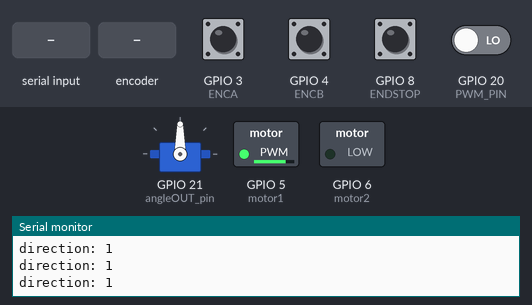
The sketch below on a simulated ESP32-S3. On the bench: servo, switched loads named in the sketch (green lamp = pin HIGH), the last lines printed to the serial monitor. Inputs (shaded band) come from the test bench; at power-on: GPIO 3 (ENCA), GPIO 4 (ENCB), GPIO 8 (ENDSTOP) HIGH, GPIO 20 (PWM_PIN) LOW.

Above: at 5.0 s.
5.1 s: GPIO 8 (ENDSTOP) pulled LOW for 0.15 s
At 7.1 s:
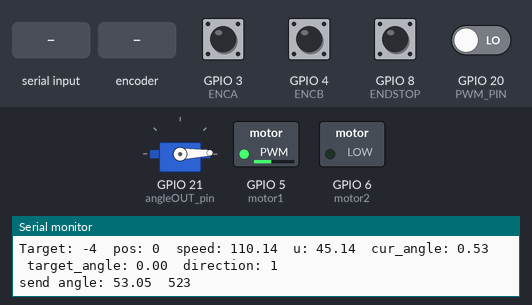
8.2 s: "90,45\n" received over Serial
At 10.2 s:
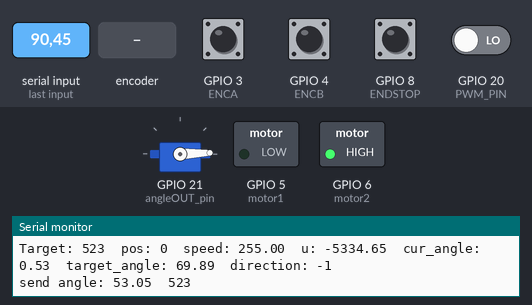
10.6 s: "30,150\n" received over Serial
At 11.6 s:
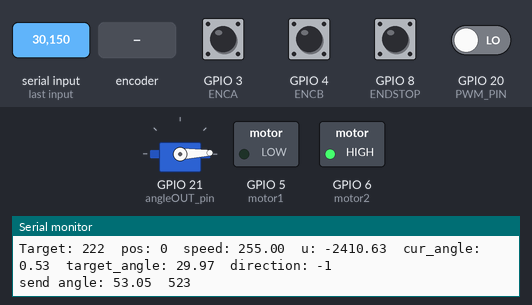
12.1 s: rotary encoder on GPIO 3 (ENCA) / GPIO 4 (ENCB) turned 3 steps (first pin leading)
At 13.2 s:
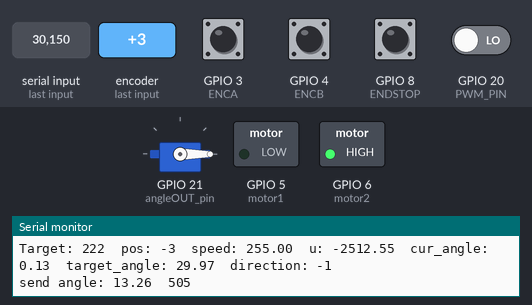
Timing chart, 0 to 15.1 s (numbered marks = the images above; inputs shaded):
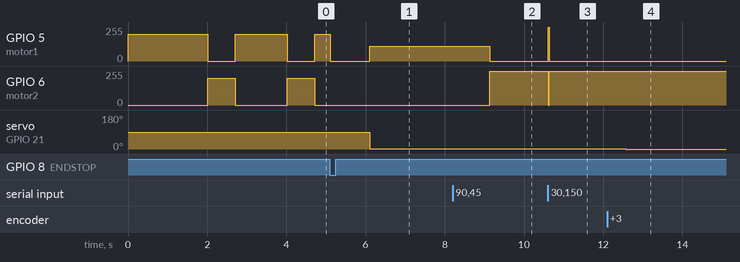

Measured:
- after the input at 5.1 s, GPIO 6 (motor2): stays 0/255 (without the input it goes to 200/255 after 0.92 s); servo on GPIO 21 (angleOUT_pin): 90° → 2° after 1.0 s
- after the input at 8.2 s, GPIO 6 (motor2): 0/255 → 255/255 after 0.93 s
- after the input at 10.6 s, GPIO 5 (motor1): 0/255 → 255/255 at once, → 0/255 0.02 s later; GPIO 6 (motor2): 255/255 → 0/255 at once, → 255/255 0.02 s later
- after the input at 12.1 s, servo on GPIO 21 (angleOUT_pin): 2° → 1° after 0.27 s, → 0° 0.20 s later

The sketch:

servo_motor.ino
```cpp
#include <ESP32Servo.h>


#define ENCA 3      // Define the pin YELLOW encoder wire
#define ENCB 4      //Define the pin WHITE encoder
#define motor1 5    // Define the pin for the first motor output signal
#define motor2 6    // Define the pin for the second motor output signal
#define PWM_PIN 20  // Define the pin for the PWM signal
#define ENDSTOP 8   // Define the pin for the endstop signal


void IRAM_ATTR readEncoder();
void IRAM_ATTR readEndstop();

HardwareSerial main_controller(0);  //Create a new HardwareSerial class.

portMUX_TYPE mux = portMUX_INITIALIZER_UNLOCKED;

//pid related vars
float kp = 10;
float kd = 0.4;
float ki = 0.2;

long prevT = 0;
float eprev = 0;
float eintegral = 0;

volatile bool encoder_trigger = LOW;
volatile bool endstop_pressed = false;
volatile int posi = 0;
int pos = 0;
unsigned long previousMillis = 0;  // Stores the last time the loop ran
unsigned long prevMillis = 0;
int endstop_pos = 0;

float degtopos = 7.540271;

float target = 0;
int angle_pos = 0;
float curr_angle = 0;

int angleOUT_pin = 21;
Servo angle_out;

int pos_offset = 4;
int subzero_offset;
bool calibarted = false;
bool stay = false;
float prev_target = 0;
void setup() {
  Serial.begin(115200);
  //assing all the pins as in or outputs
  pinMode(ENCA, INPUT);
  pinMode(ENCB, INPUT);
  pinMode(ENDSTOP, INPUT_PULLUP);
  pinMode(PWM_PIN, INPUT);
  pinMode(motor1, OUTPUT);
  pinMode(motor2, OUTPUT);

  digitalWrite(motor1, LOW);
  digitalWrite(motor2, LOW);

  ESP32PWM::allocateTimer(0);  // set timers for the pwm signals
  ESP32PWM::allocateTimer(1);
  ESP32PWM::allocateTimer(2);
  ESP32PWM::allocateTimer(3);
  angle_out.setPeriodHertz(50);  // standard 50 hz esc signal
  angle_out.attach(angleOUT_pin, 500, 2500);
  //attach the interupts;
  attachInterrupt(digitalPinToInterrupt(ENCA), readEncoder, RISING);
  attachInterrupt(digitalPinToInterrupt(ENDSTOP), readEndstop, FALLING);

  find_endpoint();
}

void loop() {
  if (Serial.available()) {
    target = Serial.parseFloat();
    Serial.println(target);
    if(target != 0){
      stay = true;
    }else{
      stay = false;
    }
    clearSerialBuffer();
  }

  unsigned long currentMillis = millis();
  if (currentMillis - previousMillis >= 20) {  // 50hz loop rate
    previousMillis = currentMillis;
    if(!stay){
      target = read_target_from_pwm();
    }

    if(target < -0.5){
      find_endpoint();
    }
    // get target position
    PID_motor(target);

    send_angle_pwm(curr_angle);
  }


//test code --->
  /*
  target = 0;
  while (abs(target - curr_angle) >= 0.5) {
    unsigned long currentMillis = millis();
    if (currentMillis - previousMillis >= 25) {
      previousMillis = currentMillis;
      //  target = read_target_from_pwm();
      // get target position
      PID_motor(target);

      send_angle_pwm(curr_angle);
    }
  }
  for (float i = 0; i <= 45; i += 0.2) {
    target = i;
    prevMillis = millis();
    while (millis() - prevMillis <= 200) {

      unsigned long currentMillis = millis();
      if (currentMillis - previousMillis >= 25) {
        previousMillis = currentMillis;
        //  target = read_target_from_pwm();
        // get target position
        PID_motor(target);

        send_angle_pwm(curr_angle);
      }
    }
  }
*/
}
//nothing


void setMotor(int dir, float pwmVal, int out1, int out2) {
  if (dir == 1) {
    analogWrite(out1, pwmVal);
    analogWrite(out2, 0);
  } else if (dir == -1) {
    analogWrite(out1, 0);
    analogWrite(out2, pwmVal);
  } else {
    digitalWrite(out1, LOW);
    digitalWrite(out2, LOW);
  }
}

float read_target_from_pwm() {
  // Read the pulse width in microseconds
  unsigned long pulseWidth = pulseIn(20, HIGH);
  // pulseWidth = constrain(pulseWidth, 1000, 2000);
  // Map the pulse width to the target angle
  float target = map(pulseWidth, 500, 2500, -100, 4500);
  target /= 100;

  Serial.print("target recieved:");
  Serial.print(target);
  Serial.print("\t");
  Serial.println(pulseWidth);
  target = constrain(target, -1, 45);
  // prev_target = target;
  return target;
}

void send_angle_pwm(float actual_angle) {
  actual_angle *= 100;
  unsigned long pulsewidth = map(actual_angle, 0, 4500, 500, 2500);
  Serial.print("send angle: ");
  Serial.print(actual_angle);
  Serial.print("\t");
  Serial.println(pulsewidth);
  angle_out.writeMicroseconds(pulsewidth);
}

void PID_motor(float target_angle) {

  target_angle = constrain(target_angle, 0, 70);
  target_angle *= degtopos;  // convert target for deg to rotations.

  angle_pos = target_angle - pos_offset;
  // time difference
  long currT = micros();                              // curent time
  float deltaT = ((float)(currT - prevT)) / (1.0e6);  //difference in time
  prevT = currT;

  //get the saved posi(from the ram), and make it an int for furter calculations.
  int pos = 0;
  portENTER_CRITICAL(&mux);
  pos = posi;
  portEXIT_CRITICAL(&mux);

  //calculate the error between the target
  int e = pos - angle_pos;
  float dedt = (e - eprev) / deltaT;
  eintegral += e * deltaT;


  float u = kp * e + kd * dedt + ki * eintegral;
  int dir = 1;
  if (u < 0) {
    dir = -1;
  }

  if (angle_pos / degtopos < 20 && dir == -1) {
    kp = 7;
  } else {
    kp = 10;
  }
  float pwr = fabs(u) + 65;

  if (pwr > 255) {
    pwr = 255;
  }
  if (abs(e) <= 1) {
    pwr = 0;
  }
  //if (pwr <= 65) {
  //  pwr = 0;
  // }

  setMotor(dir, pwr, motor1, motor2);  //set the signal to the motor

  eprev = e;
  curr_angle = (pos +4) / degtopos;

  Serial.print("Target: ");
  Serial.print(angle_pos);
  Serial.print("\t");

  Serial.print("pos: ");
  Serial.print(pos);
  Serial.print("\t");

  Serial.print("speed: ");
  Serial.print(pwr);
  Serial.print("\t");

  Serial.print("u: ");
  Serial.print(u);
  Serial.print("\t");

  Serial.print("cur_angle: ");
  Serial.print(curr_angle);
  Serial.print("\t");

  Serial.print("target_angle: ");
  Serial.print((angle_pos+ 4) / degtopos);
  Serial.print("\t");

  Serial.print("direction: ");
  Serial.print(dir);
  Serial.println();

  /*
  Serial.print(target);
  Serial.print(",");

  // Serial.print("pos: ");
  Serial.print(pos);
  Serial.print("\n");
  */
}

void find_endpoint() {
  prevMillis = 0;
  while (!encoder_trigger) {
    setMotor(1, 200, motor1, motor2);
    Serial.println("direction: 1");
    delay(10);
    if (millis() - prevMillis >= 2000) {
      prevMillis = millis();
      Serial.println("move other way -->");
      Serial.println("direction: -1");
      setMotor(-1, 200, motor1, motor2);
      delay(700);
    }
  }
  if (endstop_pressed) {
    setMotor(0, 0, motor1, motor2);
// happens in the interupt code
    endstop_pressed = false;
  }
}

void IRAM_ATTR readEncoder() {
  int b = digitalRead(ENCB);
  if (b > 0) {
    posi++;
  } else {
    posi--;
  }
}

void IRAM_ATTR readEndstop() {
  encoder_trigger = HIGH;
  endstop_pressed = true;
  if (!calibarted) {
    portENTER_CRITICAL(&mux);
    posi = 0;  // Reset encoder position
    portEXIT_CRITICAL(&mux);
    calibarted = true;
  }

  Serial.println("endstop pressed!!!!!!!!!!");
}
void clearSerialBuffer() {
  while (Serial.available()) {
    Serial.read();  // Read and discard all characters in the buffer
  }
}
```
